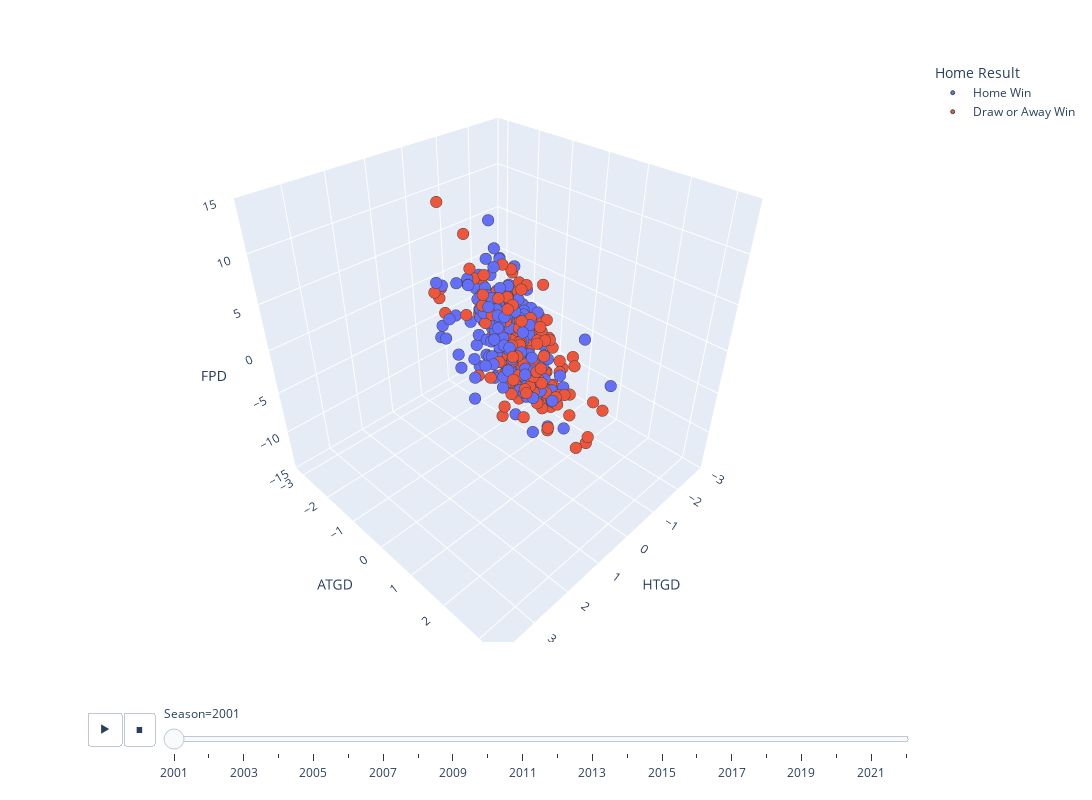

Source (notebook cell):
### Code cell
x= 'HTGD'
y = 'ATGD'
z = 'FPD'

range_x = [stats_df[x].min(), stats_df[x].max()]
range_y = [stats_df[y].min(), stats_df[y].max()]
range_z = [stats_df[z].min(), stats_df[z].max()]

fig = px.scatter_3d(stats_df, x=x, y =y,z=z ,animation_frame='Season', hover_name='HomeTeam', color='Home Result',range_x= range_x, range_y=range_y, range_z = range_z, width=1200, height=800)

fig.update_traces(marker_line_width=1, marker_size=4)
fig.show()

### Figure 1 — Plotly figure (JSON) as saved in the notebook; plotly's stock layout.template omitted (floating-point values rounded to 4 significant figures; data arrays with more than 128 entries replaced by an {"elided": "..."} marker saying what was removed)
{"data": [{"hovertemplate": "<b>%{hovertext}</b><br><br>Home Result=Home Win<br>Season=2001<br>HTGD=%{x}<br>ATGD=%{y}<br>FPD=%{z}<extra></extra>", "hovertext": {"elided": "184 str values"}, "legendgroup": "Home Win", "marker": {"color": "#636efa", "line": {"width": 1}, "size": 4, "symbol": "circle"}, "mode": "markers", "name": "Home Win", "scene": "scene", "showlegend": true, "type": "scatter3d", "x": {"elided": "184 float values"}, "y": {"elided": "184 float values"}, "z": {"elided": "184 int values"}}, {"hovertemplate": "<b>%{hovertext}</b><br><br>Home Result=Draw or Away Win<br>Season=2001<br>HTGD=%{x}<br>ATGD=%{y}<br>FPD=%{z}<extra></extra>", "hovertext": {"elided": "196 str values"}, "legendgroup": "Draw or Away Win", "marker": {"color": "#EF553B", "line": {"width": 1}, "size": 4, "symbol": "circle"}, "mode": "markers", "name": "Draw or Away Win", "scene": "scene", "showlegend": true, "type": "scatter3d", "x": {"elided": "196 float values"}, "y": {"elided": "196 float values"}, "z": {"elided": "196 int values"}}], "layout": {"height": 800, "legend": {"title": {"text": "Home Result"}, "tracegroupgap": 0}, "margin": {"t": 60}, "scene": {"domain": {"x": [0, 1], "y": [0, 1]}, "xaxis": {"range": [-3, 4], "title": {"text": "HTGD"}}, "yaxis": {"range": [-3.333, 3.5], "title": {"text": "ATGD"}}, "zaxis": {"range": [-15, 15], "title": {"text": "FPD"}}}, "sliders": [{"active": 0, "currentvalue": {"prefix": "Season="}, "len": 0.9, "pad": {"b": 10, "t": 60}, "steps": [{"args": [["2001"], {"frame": {"duration": 0, "redraw": true}, "fromcurrent": true, "mode": "immediate", "transition": {"duration": 0, "easing": "linear"}}], "label": "2001", "method": "animate"}, {"args": [["2002"], {"frame": {"duration": 0, "redraw": true}, "fromcurrent": true, "mode": "immediate", "transition": {"duration": 0, "easing": "linear"}}], "label": "2002", "method": "animate"}, {"args": [["2003"], {"frame": {"duration": 0, "redraw": true}, "fromcurrent": true, "mode": "immediate", "transition": {"duration": 0, "easing": "linear"}}], "label": "2003", "method": "animate"}, {"args": [["2004"], {"frame": {"duration": 0, "redraw": true}, "fromcurrent": true, "mode": "immediate", "transition": {"duration": 0, "easing": "linear"}}], "label": "2004", "method": "animate"}, {"args": [["2005"], {"frame": {"duration": 0, "redraw": true}, "fromcurrent": true, "mode": "immediate", "transition": {"duration": 0, "easing": "linear"}}], "label": "2005", "method": "animate"}, {"args": [["2006"], {"frame": {"duration": 0, "redraw": true}, "fromcurrent": true, "mode": "immediate", "transition": {"duration": 0, "easing": "linear"}}], "label": "2006", "method": "animate"}, {"args": [["2007"], {"frame": {"duration": 0, "redraw": true}, "fromcurrent": true, "mode": "immediate", "transition": {"duration": 0, "easing": "linear"}}], "label": "2007", "method": "animate"}, {"args": [["2008"], {"frame": {"duration": 0, "redraw": true}, "fromcurrent": true, "mode": "immediate", "transition": {"duration": 0, "easing": "linear"}}], "label": "2008", "method": "animate"}, {"args": [["2009"], {"frame": {"duration": 0, "redraw": true}, "fromcurrent": true, "mode": "immediate", "transition": {"duration": 0, "easing": "linear"}}], "label": "2009", "method": "animate"}, {"args": [["2010"], {"frame": {"duration": 0, "redraw": true}, "fromcurrent": true, "mode": "immediate", "transition": {"duration": 0, "easing": "linear"}}], "label": "2010", "method": "animate"}, {"args": [["2011"], {"frame": {"duration": 0, "redraw": true}, "fromcurrent": true, "mode": "immediate", "transition": {"duration": 0, "easing": "linear"}}], "label": "2011", "method": "animate"}, {"args": [["2012"], {"frame": {"duration": 0, "redraw": true}, "fromcurrent": true, "mode": "immediate", "transition": {"duration": 0, "easing": "linear"}}], "label": "2012", "method": "animate"}, {"args": [["2013"], {"frame": {"duration": 0, "redraw": true}, "fromcurrent": true, "mode": "immediate", "transition": {"duration": 0, "easing": "linear"}}], "label": "2013", "method": "animate"}, {"args": [["2014"], {"frame": {"duration": 0, "redraw": true}, "fromcurrent": true, "mode": "immediate", "transition": {"duration": 0, "easing": "linear"}}], "label": "2014", "method": "animate"}, {"args": [["2015"], {"frame": {"duration": 0, "redraw": true}, "fromcurrent": true, "mode": "immediate", "transition": {"duration": 0, "easing": "linear"}}], "label": "2015", "method": "animate"}, {"args": [["2016"], {"frame": {"duration": 0, "redraw": true}, "fromcurrent": true, "mode": "immediate", "transition": {"duration": 0, "easing": "linear"}}], "label": "2016", "method": "animate"}, {"args": [["2017"], {"frame": {"duration": 0, "redraw": true}, "fromcurrent": true, "mode": "immediate", "transition": {"duration": 0, "easing": "linear"}}], "label": "2017", "method": "animate"}, {"args": [["2018"], {"frame": {"duration": 0, "redraw": true}, "fromcurrent": true, "mode": "immediate", "transition": {"duration": 0, "easing": "linear"}}], "label": "2018", "method": "animate"}, {"args": [["2019"], {"frame": {"duration": 0, "redraw": true}, "fromcurrent": true, "mode": "immediate", "transition": {"duration": 0, "easing": "linear"}}], "label": "2019", "method": "animate"}, {"args": [["2020"], {"frame": {"duration": 0, "redraw": true}, "fromcurrent": true, "mode": "immediate", "transition": {"duration": 0, "easing": "linear"}}], "label": "2020", "method": "animate"}, {"args": [["2021"], {"frame": {"duration": 0, "redraw": true}, "fromcurrent": true, "mode": "immediate", "transition": {"duration": 0, "easing": "linear"}}], "label": "2021", "method": "animate"}, {"args": [["2022"], {"frame": {"duration": 0, "redraw": true}, "fromcurrent": true, "mode": "immediate", "transition": {"duration": 0, "easing": "linear"}}], "label": "2022", "method": "animate"}], "x": 0.1, "xanchor": "left", "y": 0, "yanchor": "top"}], "updatemenus": [{"buttons": [{"args": [null, {"frame": {"duration": 500, "redraw": true}, "fromcurrent": true, "mode": "immediate", "transition": {"duration": 500, "easing": "linear"}}], "label": "&#9654;", "method": "animate"}, {"args": [[null], {"frame": {"duration": 0, "redraw": true}, "fromcurrent": true, "mode": "immediate", "transition": {"duration": 0, "easing": "linear"}}], "label": "&#9724;", "method": "animate"}], "direction": "left", "pad": {"r": 10, "t": 70}, "showactive": false, "type": "buttons", "x": 0.1, "xanchor": "right", "y": 0, "yanchor": "top"}], "width": 1200}}
